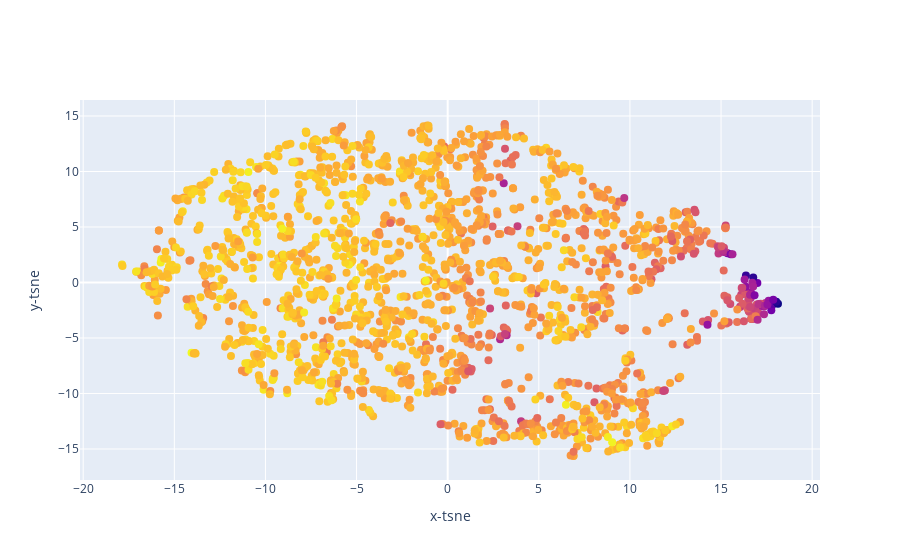

The notebook cell this image was saved under:
### Markdown cell above
Создадим еще один трехмерный график, используя алгоритм стохастического вложения соседей с t-распределением.

### Code cell
import time

chosen = ["energy", "liveness", "tempo", "valence", "loudness", "speechiness", "acousticness", "danceability", "instrumentalness"]

X = data_frame[chosen].values
y = data_frame["loudness"].values

min_max_scaler = MinMaxScaler()
X = min_max_scaler.fit_transform(X)

time_start = time.time()
tsne = TSNE(n_components=2, verbose=1, perplexity=40, n_iter=300)
tsne_results = tsne.fit_transform(X)

print('t-SNE done! Time elapsed: {} seconds'.format(time.time()-time_start))

fig = {
    "data": [
        {
            "x": tsne_results[:, 0],
            "y": tsne_results[:, 1],
            "text": text2,
            "mode": "markers",
            "marker": {"size": 8, "color": y}
        }
    ],
    "layout": {
        "xaxis": {"title": "x-tsne"},
        "yaxis": {"title": "y-tsne"}
    }
}

py.iplot(fig, filename="test-graph2")

### Figure 1 — Plotly figure (JSON) as saved in the notebook; plotly's stock layout.template omitted (floating-point values rounded to 4 significant figures; data arrays with more than 128 entries replaced by an {"elided": "..."} marker saying what was removed)
{"data": [{"marker": {"color": {"elided": "2017 float values"}, "size": 8}, "mode": "markers", "text": {"elided": "2017 str values"}, "type": "scatter", "x": {"elided": "2017 float values"}, "y": {"elided": "2017 float values"}}], "layout": {"xaxis": {"title": {"text": "x-tsne"}}, "yaxis": {"title": {"text": "y-tsne"}}}}
